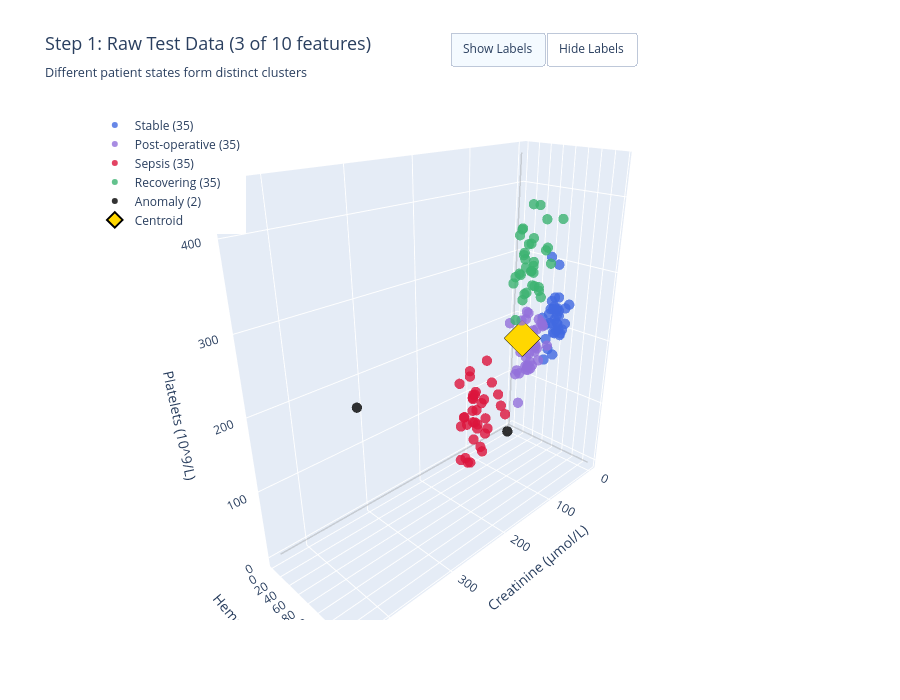

Notebook cell for this chart:
### Code cell
# ============================================================
# CONFIGURE: Select 3 features for 3D visualization (indices 0-9)
# ============================================================
SELECTED_3D_FEATURES = [2, 6, 7]  # Creatinine, Hemoglobin, Platelets

# Get feature names for axis labels
AXIS_LABELS = {
    'x': FEATURE_NAMES[SELECTED_3D_FEATURES[0]],
    'y': FEATURE_NAMES[SELECTED_3D_FEATURES[1]],
    'z': FEATURE_NAMES[SELECTED_3D_FEATURES[2]]
}

def get_state_color(state_array):
    """Map states to colors."""
    return [STATE_COLORS.get(s, 'gray') for s in state_array]

def add_feature_axes(fig, data, feature_indices, opacity=0.3):
    """Add test coordinate axes to a 3D figure, originating from (0,0,0)."""
    # Calculate axis extents based on data range for selected features
    x_max = data[:, feature_indices[0]].max() * 1.1
    y_max = data[:, feature_indices[1]].max() * 1.1
    z_max = data[:, feature_indices[2]].max() * 1.1
    
    # X axis
    fig.add_trace(go.Scatter3d(
        x=[0, x_max], y=[0, 0], z=[0, 0],
        mode='lines',
        line=dict(color='gray', width=3),
        opacity=opacity,
        showlegend=False
    ))
    # Y axis
    fig.add_trace(go.Scatter3d(
        x=[0, 0], y=[0, y_max], z=[0, 0],
        mode='lines',
        line=dict(color='gray', width=3),
        opacity=opacity,
        showlegend=False
    ))
    # Z axis
    fig.add_trace(go.Scatter3d(
        x=[0, 0], y=[0, 0], z=[0, z_max],
        mode='lines',
        line=dict(color='gray', width=3),
        opacity=opacity,
        showlegend=False
    ))

def plot_step_1_raw_data(data, states, feature_indices=SELECTED_3D_FEATURES, show_labels=True):
    """Step 1: Show raw test data for 3 selected features by patient state."""
    
    # Extract the 3 selected features
    data_3d = data[:, feature_indices]
    
    # Calculate centroid of selected features
    centroid = data_3d.mean(axis=0)
    
    fig = go.Figure()
    
    # Add test axes from origin
    add_feature_axes(fig, data, feature_indices)
    
    # Track trace indices for toggle button
    state_traces = []
    unlabeled_trace_idx = None
    
    # Plot each patient state with different colors (for labeled view)
    for state in ['Stable', 'Post-operative', 'Sepsis', 'Recovering', 'Anomaly']:
        mask = states == state
        if not np.any(mask):
            continue
        
        state_traces.append(len(fig.data))
        fig.add_trace(go.Scatter3d(
            x=data_3d[mask, 0], y=data_3d[mask, 1], z=data_3d[mask, 2],
            mode='markers',
            marker=dict(size=6, color=STATE_COLORS[state], opacity=0.8),
            name=f'{state} ({np.sum(mask)})',
            visible=show_labels
        ))
    
    # Add a single trace with all points in one color (for unlabeled view)
    unlabeled_trace_idx = len(fig.data)
    fig.add_trace(go.Scatter3d(
        x=data_3d[:, 0], y=data_3d[:, 1], z=data_3d[:, 2],
        mode='markers',
        marker=dict(size=6, color='steelblue', opacity=0.7),
        name=f'All Points ({len(data)})',
        visible=not show_labels
    ))
    
    # Centroid
    centroid_trace_idx = len(fig.data)
    fig.add_trace(go.Scatter3d(
        x=[centroid[0]], y=[centroid[1]], z=[centroid[2]],
        mode='markers',
        marker=dict(size=12, color='gold', symbol='diamond', 
                    line=dict(color='black', width=2)),
        name=f'Centroid'
    ))
    
    # Create visibility arrays for toggle button
    n_traces = len(fig.data)
    labeled_visibility = [True] * n_traces
    labeled_visibility[unlabeled_trace_idx] = False
    unlabeled_visibility = [True] * n_traces
    for idx in state_traces:
        unlabeled_visibility[idx] = False
    unlabeled_visibility[unlabeled_trace_idx] = True
    
    fig.update_layout(
        title=dict(
            text='Step 1: Raw Test Data (3 of 10 features)<br><sub>Different patient states form distinct clusters</sub>',
            font=dict(size=18)
        ),
        scene=dict(
            xaxis_title=AXIS_LABELS['x'],
            yaxis_title=AXIS_LABELS['y'],
            zaxis_title=AXIS_LABELS['z'],
            camera=dict(eye=dict(x=1.5, y=1.5, z=1.0))
        ),
        width=900,
        height=700,
        legend=dict(x=0.02, y=0.98),
        updatemenus=[
            dict(
                type="buttons",
                direction="left",
                buttons=[
                    dict(args=[{"visible": labeled_visibility}], label="Show Labels", method="restyle"),
                    dict(args=[{"visible": unlabeled_visibility}], label="Hide Labels", method="restyle")
                ],
                pad={"r": 10, "t": 10},
                showactive=True,
                x=0.5, xanchor="left", y=1.15, yanchor="top"
            )
        ]
    )
    
    fig.show()
    print(f"Showing 3 of 10 features: {[FEATURE_NAMES[i] for i in feature_indices]}")
    print(f"The gold diamond shows the centroid (mean) of the selected features.")
    print(f"Notice how different patient states cluster together!")

plot_step_1_raw_data(data, states)

### Figure 1 — Plotly figure (JSON) as saved in the notebook; plotly's stock layout.template omitted (floating-point values rounded to 4 significant figures; data arrays with more than 128 entries replaced by an {"elided": "..."} marker saying what was removed)
{"data": [{"line": {"color": "gray", "width": 3}, "mode": "lines", "opacity": 0.3, "showlegend": false, "type": "scatter3d", "x": [0, 440.0], "y": [0, 0], "z": [0, 0]}, {"line": {"color": "gray", "width": 3}, "mode": "lines", "opacity": 0.3, "showlegend": false, "type": "scatter3d", "x": [0, 0], "y": [0, 157.5], "z": [0, 0]}, {"line": {"color": "gray", "width": 3}, "mode": "lines", "opacity": 0.3, "showlegend": false, "type": "scatter3d", "x": [0, 0], "y": [0, 0], "z": [0, 441.3]}, {"marker": {"color": "royalblue", "opacity": 0.8, "size": 6}, "mode": "markers", "name": "Stable (35)", "type": "scatter3d", "visible": true, "x": [101.9, 58.93, 73.28, 65.75, 80.16, 84.5, 59.19, 97.99, 81.25, 73.4, 62.37, 95.8, 77.0, 71.13, 74.63, 80.15, 72.44, 78.44, 82.67, 65.82, 98.57, 94.83, 79.07, 69.61, 87.49, 95.29, 47.34, 93.86, 76.1, 84.63, 85.92, 91.67, 97.95, 73.29, 71.68], "y": [128.6, 127.7, 126.3, 125.5, 132.7, 133.3, 134.8, 131.9, 129.4, 131.9, 135.7, 141.5, 131.3, 139.0, 134.6, 124.9, 132.2, 131.9, 126.3, 133.0, 134.3, 128.4, 124.3, 129.5, 143.2, 136.5, 131.0, 130.1, 133.4, 136.9, 136.4, 134.2, 135.3, 134.3, 129.3], "z": [258.1, 220.7, 228.3, 260.7, 200.3, 270.2, 239.3, 198.7, 264.5, 243.4, 262.4, 287.2, 230.0, 236.0, 254.9, 263.3, 241.7, 324.2, 207.4, 227.0, 338.9, 246.3, 243.2, 277.8, 267.6, 281.2, 262.4, 226.3, 233.9, 267.2, 253.4, 249.1, 264.1, 236.6, 253.1]}, {"marker": {"color": "mediumpurple", "opacity": 0.8, "size": 6}, "mode": "markers", "name": "Post-operative (35)", "type": "scatter3d", "visible": true, "x": [98.63, 100.9, 115.2, 66.61, 102.2, 83.12, 104.2, 117.6, 92.74, 80.73, 92.63, 104.1, 98.95, 84.2, 82.26, 97.2, 81.41, 85.03, 81.04, 120.8, 104.6, 96.42, 92.43, 128.9, 101.0, 121.4, 84.54, 117.7, 75.24, 69.53, 89.04, 81.93, 94.13, 100.7, 91.49], "y": [106.6, 104.6, 120.3, 113.3, 106.0, 109.0, 111.8, 108.3, 95.44, 100.6, 101.2, 97.36, 127.1, 117.1, 98.89, 103.5, 105.2, 110.2, 110.8, 105.9, 107.6, 91.32, 94.61, 110.1, 101.7, 91.03, 107.1, 107.0, 99.36, 104.1, 102.7, 87.59, 109.1, 108.5, 112.2], "z": [181.3, 180.3, 185.4, 203.2, 258.4, 245.4, 203.1, 131.5, 223.1, 173.4, 174.8, 168.2, 247.0, 238.0, 168.6, 173.5, 229.2, 203.7, 184.7, 181.4, 196.3, 195.8, 244.1, 180.1, 220.4, 245.4, 208.5, 252.7, 192.3, 235.1, 182.6, 249.9, 232.6, 214.3, 209.0]}, {"marker": {"color": "crimson", "opacity": 0.8, "size": 6}, "mode": "markers", "name": "Sepsis (35)", "type": "scatter3d", "visible": true, "x": [154.3, 189.6, 189.4, 164.2, 166.9, 187.4, 200.2, 211.8, 199.9, 171.6, 187.0, 199.0, 194.5, 155.4, 182.7, 194.6, 227.9, 162.3, 218.4, 219.2, 209.1, 210.1, 184.6, 135.8, 179.5, 196.7, 203.7, 183.5, 183.8, 175.1, 187.5, 202.1, 223.4, 197.2, 207.3], "y": [81.77, 94.44, 92.73, 111.5, 97.28, 93.01, 94.12, 95.68, 96.98, 97.21, 106.3, 99.14, 95.71, 109.5, 92.76, 94.86, 103.0, 98.29, 96.9, 106.2, 102.5, 94.99, 108.6, 101.4, 100.7, 103.4, 96.12, 84.39, 94.26, 92.7, 103.5, 92.15, 101.9, 100.5, 106.4], "z": [198.9, 124.8, 97.36, 163.6, 107.0, 169.1, 203.9, 141.7, 67.54, 124.6, 83.72, 171.2, 127.6, 142.5, 111.6, 162.1, 199.3, 175.4, 132.0, 88.28, 202.3, 141.6, 111.5, 118.0, 158.0, 149.7, 68.85, 155.5, 119.2, 147.5, 89.74, 125.5, 85.34, 171.6, 154.4]}, {"marker": {"color": "mediumseagreen", "opacity": 0.8, "size": 6}, "mode": "markers", "name": "Recovering (35)", "type": "scatter3d", "visible": true, "x": [108.5, 96.06, 89.52, 128.6, 111.0, 124.6, 116.9, 102.7, 124.7, 104.7, 78.04, 58.94, 110.9, 92.83, 106.9, 114.7, 104.7, 107.7, 135.3, 86.47, 99.89, 101.3, 101.9, 124.0, 119.4, 90.61, 122.3, 112.2, 134.1, 125.4, 111.7, 94.04, 74.83, 116.8, 124.1], "y": [115.1, 105.2, 120.6, 108.9, 116.6, 103.6, 111.8, 107.3, 113.5, 121.8, 118.9, 119.2, 101.6, 113.5, 111.4, 99.93, 106.6, 119.1, 115.1, 112.4, 104.4, 103.7, 109.2, 102.0, 111.1, 118.9, 105.8, 101.4, 104.2, 100.1, 102.0, 106.9, 106.1, 108.9, 117.5], "z": [316.7, 320.7, 346.1, 318.5, 331.3, 364.9, 353.9, 316.0, 337.0, 298.3, 322.6, 376.8, 277.4, 288.7, 359.6, 370.9, 399.9, 401.2, 375.8, 278.1, 314.2, 350.1, 297.1, 253.7, 324.8, 342.6, 314.7, 337.3, 306.0, 311.2, 340.1, 293.6, 376.9, 288.9, 294.5]}, {"marker": {"color": "black", "opacity": 0.8, "size": 6}, "mode": "markers", "name": "Anomaly (2)", "type": "scatter3d", "visible": true, "x": [400.0, 88.0], "y": [128.0, 68.0], "z": [245.0, 55.0]}, {"marker": {"color": "steelblue", "opacity": 0.7, "size": 6}, "mode": "markers", "name": "All Points (142)", "type": "scatter3d", "visible": false, "x": {"elided": "142 float values"}, "y": {"elided": "142 float values"}, "z": {"elided": "142 float values"}}, {"marker": {"color": "gold", "line": {"color": "black", "width": 2}, "size": 12, "symbol": "diamond"}, "mode": "markers", "name": "Centroid", "type": "scatter3d", "x": [119.9], "y": [111.3], "z": [229.7]}], "layout": {"height": 700, "legend": {"x": 0.02, "y": 0.98}, "scene": {"camera": {"eye": {"x": 1.5, "y": 1.5, "z": 1.0}}, "xaxis": {"title": {"text": "Creatinine (µmol/L)"}}, "yaxis": {"title": {"text": "Hemoglobin (g/L)"}}, "zaxis": {"title": {"text": "Platelets (10^9/L)"}}}, "title": {"font": {"size": 18}, "text": "Step 1: Raw Test Data (3 of 10 features)<br><sub>Different patient states form distinct clusters</sub>"}, "updatemenus": [{"buttons": [{"args": [{"visible": [true, true, true, true, true, true, true, true, false, true]}], "label": "Show Labels", "method": "restyle"}, {"args": [{"visible": [true, true, true, false, false, false, false, false, true, true]}], "label": "Hide Labels", "method": "restyle"}], "direction": "left", "pad": {"r": 10, "t": 10}, "showactive": true, "type": "buttons", "x": 0.5, "xanchor": "left", "y": 1.15, "yanchor": "top"}], "width": 900}}
